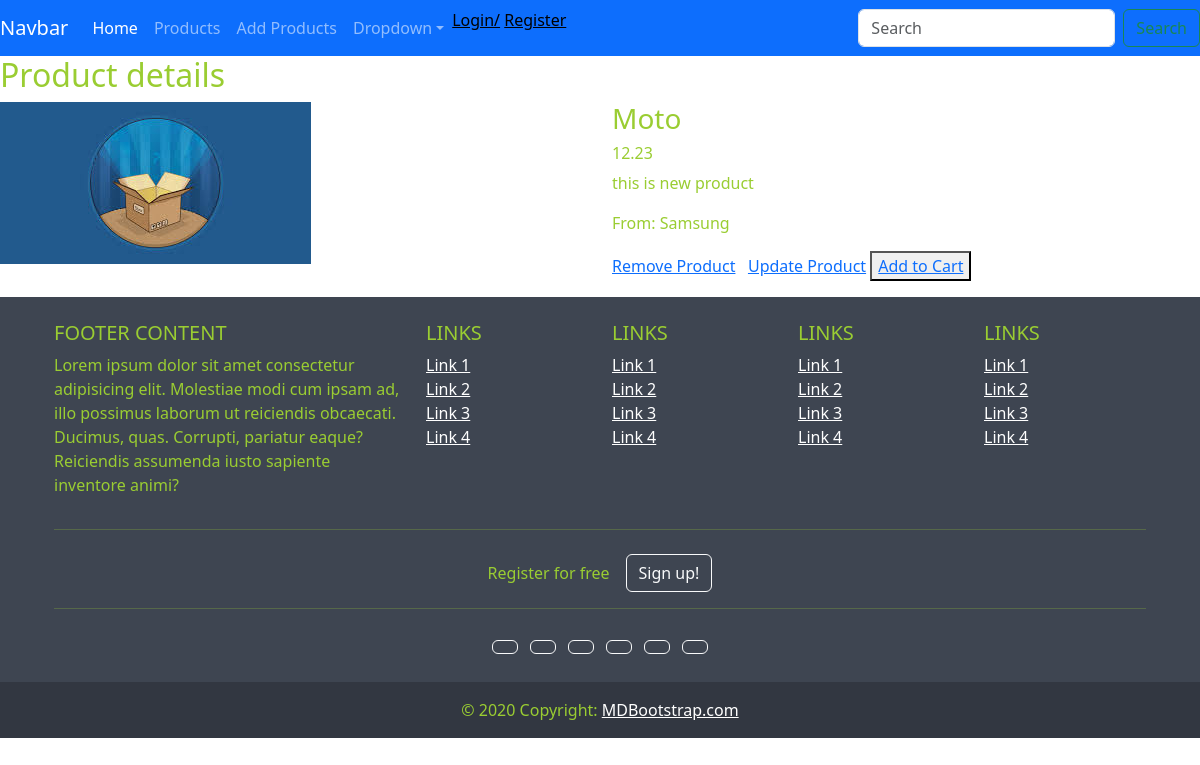
The app's page /product/details/8/ with its own data.
### product/models.py (models this page shows, shortened)
class Product(models.Model):
    name =  models.CharField(max_length=100)
    price = models.DecimalField(decimal_places=2,max_digits=10)
    brand = models.ForeignKey(Brand,on_delete=models.CASCADE,null=True)
    size = models.DecimalField(decimal_places=2,max_digits=4)
    description = models.CharField(max_length=500)
    color = models.CharField(max_length=20)
    image = models.ImageField(upload_to='images/product_image',default='images/product_image/p1.jpeg')
    category = models.ManyToManyField(Category)
    weight = models.DecimalField(decimal_places=2,max_digits=4)
    created_at = models.DateTimeField(auto_now_add=True)
    updated_at = models.DateTimeField(auto_now=True)
    quantity = models.IntegerField(default=0)

class Brand(models.Model):
    name = models.CharField(max_length=50)
    logo = models.ImageField(upload_to='logo')

### product/views.py (the view)
# urls.py: path('details/<int:id>/',views.show_details,name='about-product'),
def show_details(request,id):
    p = get_object_or_404(Product,id=id)
    context = {
        'product':p
    }
    return render(request,'product/product_detail.html',context)

### product/templates/product/product_detail.html
{% extends 'base.html' %}
{% block content %}
<h2>Product details</h2>
<div class="row">
    <div class="col">
        <img src="{{product.image.url}}" alt="">
    </div>
    <div class="col">
        <h3>{{product.name}}</h3>
        <h6>{{product.price}}</h6>
        <p>{{product.description}}</p>
        <p>From: {{product.brand.name}}</p>
<a href="{% url 'remove-product' product.id %}">Remove Product</a>&nbsp;&nbsp;
<a href="{% url 'update-product' product.id %}">Update Product</a>
<button><a href="{% url 'add-to-cart' product.id %}">Add to Cart</a></button>
    </div>
</div>
{% endblock %}

### static/css/style.css (style rules this page uses)
* { color:yellowgreen; }

### records on screen
Product: image (picture), name "Moto", price "12.23", description "this is new product", brand.name "Samsung"
